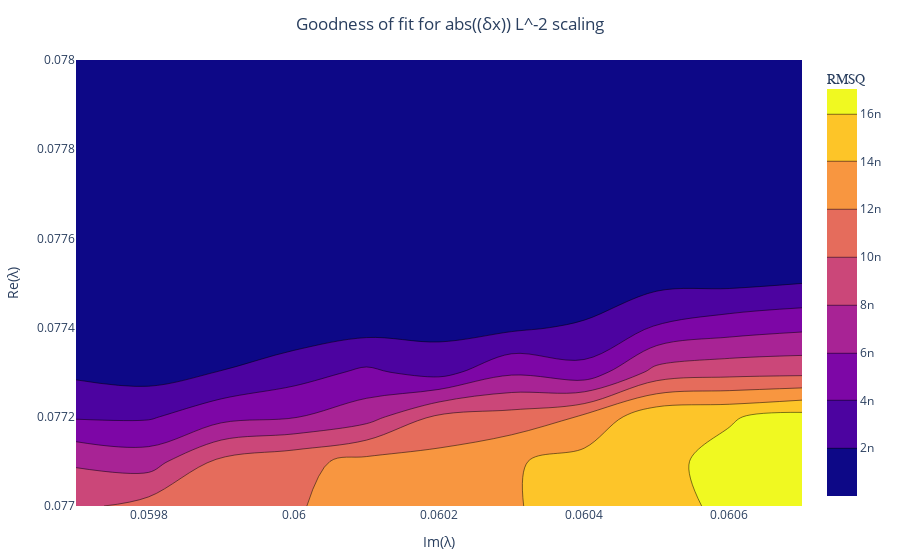
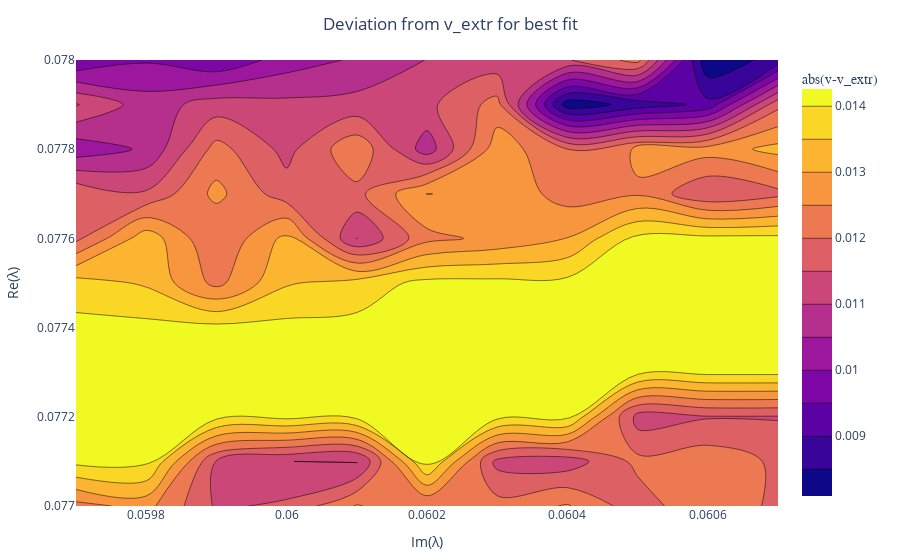

The code cell stored with these charts, in order, in its notebook:
### Code cell
Goodness_of_fit(λ_list,L_list)
